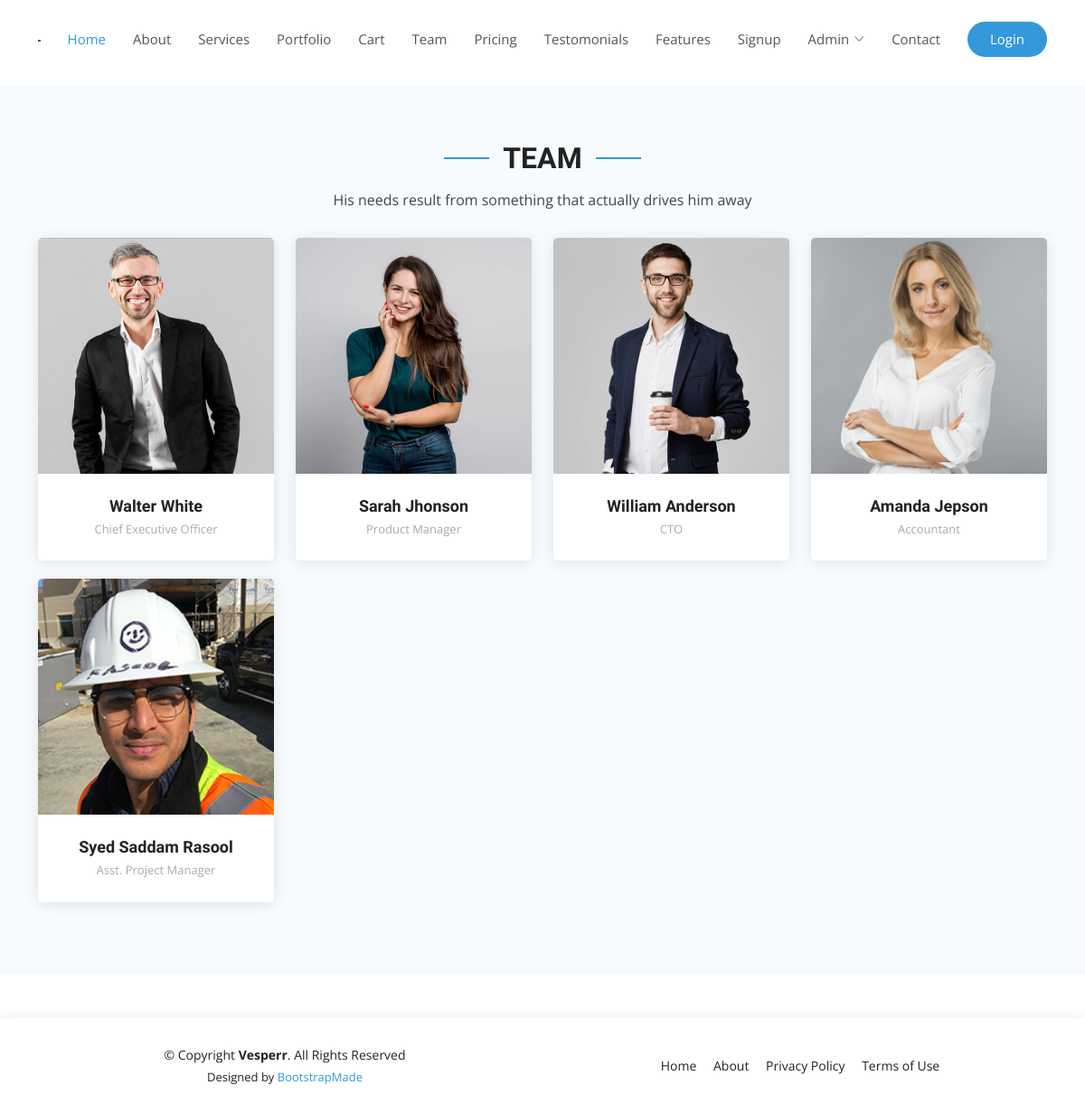
The app's page /team with its own data.
### ecommerceapp/models.py (models this page shows, shortened)
class Team(models.Model):
    name=models.CharField(max_length=80)
    desination=models.CharField(max_length=80)
    socialid_linkidin=models.CharField(max_length=150, null=True, blank=True)
    socialid_twitter=models.CharField(max_length=150 ,null=True, blank=True)
    socialid_insta=models.CharField(max_length=150, null=True, blank=True)
    socialid_facebook=models.CharField(max_length=150 ,null=True, blank=True)
    image=models.ImageField(upload_to='team/image')

### ecommerceapp/views.py (the view)
# urls.py: path('team',views.team,name="team"),
def team(request):
    team=Team.objects.all()
    itm={'team':team}
    return render(request,"team.html",itm)

### templates/team.html (shortened to what this page needs)
{% extends 'base.html' %}
{% block body %}
<br/>
<br/>
<br/>
<section id="team" class="team section-bg">
    <div class="container">
      <div class="section-title" data-aos="fade-up">
        <h2>Team</h2>
        <p>His needs result from something that actually drives him away</p>
      </div>
      <div class="row">
        {% for t in team %}
        <div class="col-lg-3 col-md-6 d-flex align-items-stretch">
          <div class="member" data-aos="fade-up" data-aos-delay="100">
            <div class="member-img">
              <img src="{{t.image.url}}" class="img-fluid" alt="">
            </div>
            <div class="member-info">
              <h4>{{t.name}}</h4>
              <span>{{t.desination}}</span>
            </div>
          </div>
        </div>
        {% endfor %}
      </div>
    </div>
  </section>
{% endblock body %}

### static/css/style.css (style rules this page uses)
body { font-family: "Open Sans", sans-serif; color: #444444; }
h1, h2, h3, h4, h5, h6 { font-family: "Raleway", sans-serif; }
section { padding: 60px 0; overflow: hidden; }
.section-bg { background-color: #f7fbfe; }
.section-title { text-align: center; padding-bottom: 30px; }
.section-title h2 { font-size: 32px; font-weight: bold; text-transform: uppercase; position: relative; color: #222222; }
.section-title h2::before, .section-title h2::after { content: ""; width: 50px; height: 2px; background: #3498db; display: inline-block; }
.section-title h2::before { margin: 0 15px 10px 0; }
.section-title h2::after { margin: 0 0 10px 15px; }
.section-title p { margin: 15px 0 0 0; }
.team .member { margin-bottom: 20px; overflow: hidden; text-align: center; border-radius: 5px; background: #fff; box-shadow: 0px 2px 15px rgba(0, 0, 0, 0.1); }
.team .member .member-img { position: relative; overflow: hidden; }
.team .member .member-info { padding: 25px 15px; }
.team .member .member-info h4 { font-weight: 700; margin-bottom: 5px; font-size: 18px; color: #222222; }
.team .member .member-info span { display: block; font-size: 13px; font-weight: 400; color: #aaaaaa; }

### records on screen
Team: image (picture), name "Walter White", desination "Chief Executive Officer"
Team: image (picture), name "Sarah Jhonson", desination "Product Manager"
Team: image (picture), name "William Anderson", desination "CTO"
Team: image (picture), name "Amanda Jepson", desination "Accountant"
Team: image (picture), name "Syed Saddam Rasool", desination "Asst. Project Manager"
